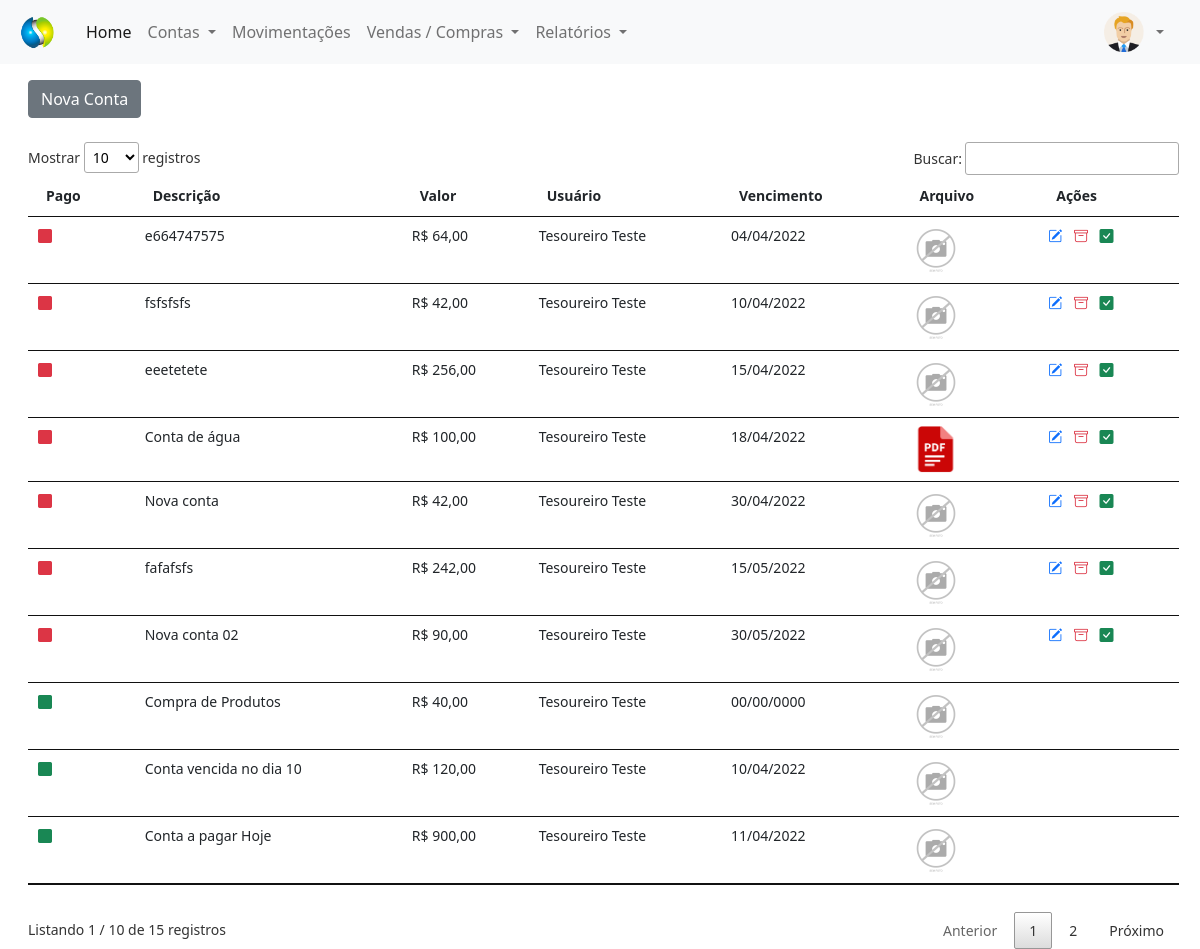
The page /painel-tesoureiro/index.php?pagina=contas_pagar (signed in) on the database as committed earlier.
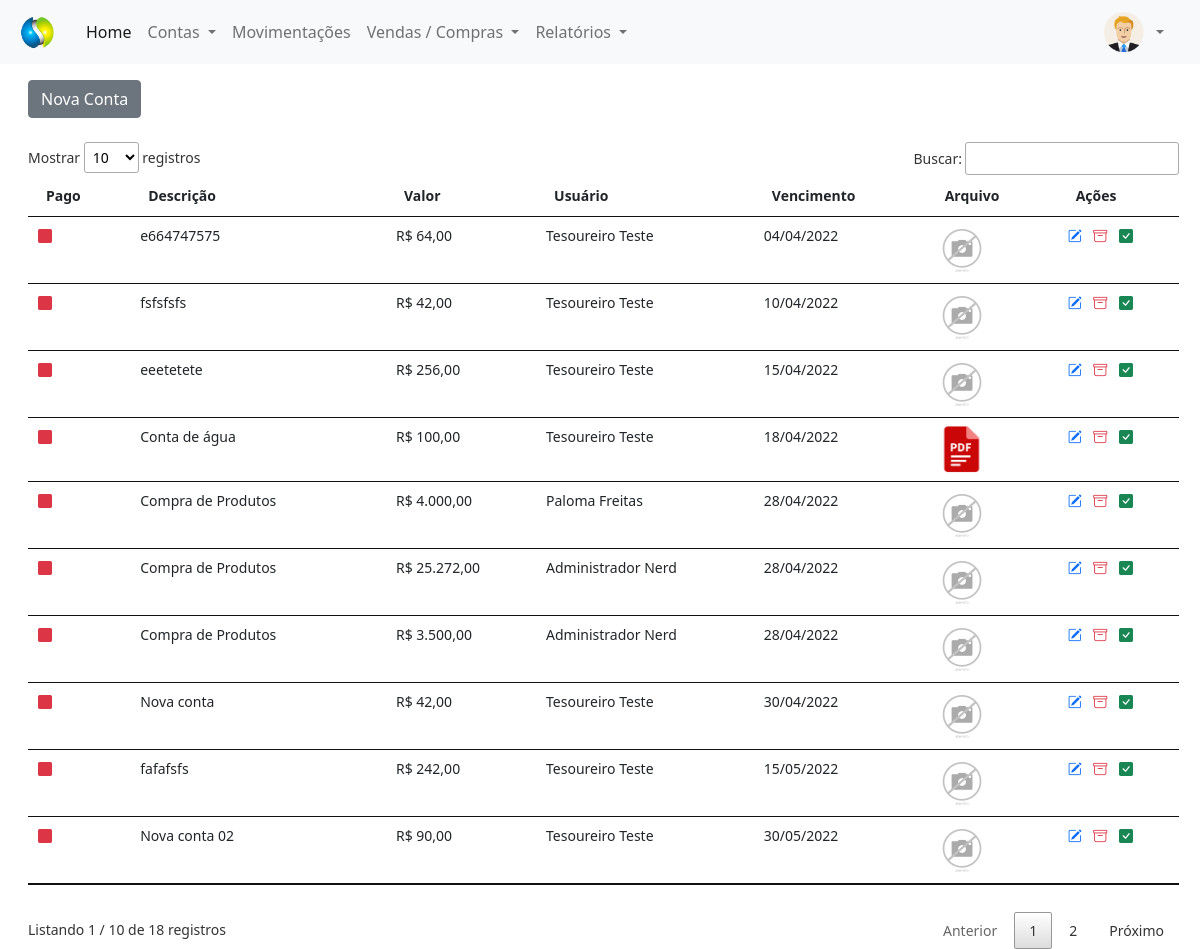
The same page on the database as committed later.
### tables this page shows
CREATE TABLE `contas_pagar` (
  `id` int(11) NOT NULL,
  `descricao` varchar(100) NOT NULL,
  `valor` decimal(8,2) NOT NULL,
  `usuario` int(11) NOT NULL,
  `pago` varchar(5) NOT NULL,
  `data` date NOT NULL,
  `vencimento` date NOT NULL,
  `arquivo` varchar(150) DEFAULT NULL,
  `id_compra` int(11) NOT NULL
);

CREATE TABLE `usuarios` (
  `id` int(11) NOT NULL,
  `nome` varchar(80) NOT NULL,
  `email` varchar(80) NOT NULL,
  `cpf` varchar(15) NOT NULL,
  `senha` varchar(20) NOT NULL,
  `nivel` varchar(20) NOT NULL
);

### painel-tesoureiro/contas_pagar.php (the view, shortened to what this page needs)
<?php
$pag = 'contas_pagar';
require_once('../conexao.php');
?>
<a href="index.php?pagina=<?php echo $pag ?>&funcao=novo" type="button" class="btn btn-secondary mt-2">Nova Conta</a>
<div class="mt-4" style="margin-right:25px">
    <?php
    $query = $pdo->query("SELECT * from contas_pagar order by pago asc, vencimento asc");
    $res = $query->fetchAll(PDO::FETCH_ASSOC);
    $total_reg = @count($res);
    if ($total_reg > 0) {
    ?>
        <small>
            <table id="usuarios" class="table table-hover my-4" style="width:100%">
                <thead>
                    <tr>
                        <th>Pago</th>
                        <th>Descrição</th>
                        <th>Valor</th>
                        <th>Usuário</th>
                        <th>Vencimento</th>
                        <th>Arquivo</th>
                        <th>Ações</th>
                    </tr>
                </thead>
                <tbody>
                    <?php
                    for ($i = 0; $i < $total_reg; $i++) {
                        $id_usu = $res[$i]['usuario'];
                        $query2 = $pdo->query("SELECT * from usuarios where id = '$id_usu'");
                        $res2 = $query2->fetchAll(PDO::FETCH_ASSOC);
                        $nome_usu = $res2[0]['nome'];
                        $vencimento = $res[$i]['vencimento'];
                        if ($res[$i]['pago'] == 'Sim') {
                            $classe = 'text-success';
                        } else {
                            $classe = 'text-danger';
                        }
                        $extensao = strchr($res[$i]['arquivo'], '.');
                        if ($extensao == '.pdf') {
                            $arquivo_pasta = 'pdf.png';
                        } else {
                            $arquivo_pasta = $res[$i]['arquivo'];
                        }
                    ?>
                        <tr>
                            <td>
                                <i class="bi bi-square-fill <?php echo $classe; ?>"></i>
                            </td>
                            <td>
                                <?php echo $res[$i]['descricao']; ?>
                            </td>
                            <td>
                                R$ <?php echo number_format($res[$i]['valor'], 2, ',', '.'); ?>
                            </td>
                            <td><?php echo $nome_usu ?></td>
                            <td>
                                <?php echo implode('/', array_reverse(explode('-', $vencimento)));
                                ?>
                            </td>
                            <td>
                                <a href="../img/<?php echo $pag ?>/<?php echo $res[$i]['arquivo'] ?>" type="button" title="Ver Arquivo" style="text-decoration: none" target="_blank">
                                    <img src="../img/<?php echo $pag ?>/<?php echo $arquivo_pasta ?>" width="50px">
                                </a>
                            </td>
                            <td>
                                <?php
                                if ($res[$i]['pago'] != 'Sim') {
                                ?>
                                    <a href="index.php?pagina=<?php echo $pag ?>&funcao=editar&id=<?php echo $res[$i]['id'] ?>" title="Editar Registro" style="text-decoration: none">
                                        <i class="bi bi-pencil-square text-primary me-2"></i>
                                    </a>
                                    <a href="index.php?pagina=<?php echo $pag ?>&funcao=deletar&id=<?php echo $res[$i]['id']; ?>" title="Excluir Registro" style="text-decoration: none">
                                        <i class="bi bi-archive text-danger me-2"></i>
                                    </a>
                                    <a href="index.php?pagina=<?php echo $pag ?>&funcao=baixar&id=<?php echo $res[$i]['id']; ?>" title="Baixar Registro">
                                        <i class="bi bi-check-square-fill text-success me-2" style="text-decoration: none"></i>
                                    </a>
                                <?php } ?>
                            </td>
                        </tr>
                    <?php }
                    ?>
                </tbody>
            </table>
        </small>
    <?php } else {
        echo "Não existem dados para serem exibidos!";
    } ?>
</div>

Rows that differ between the two databases and show on the page:
no longer on this page (row unchanged): contas_pagar: descricao "Compra de Produtos", valor "40,00", usuarios.nome "Tesoureiro Teste", vencimento "00/00/0000", arquivo (picture)
no longer on this page (row unchanged): contas_pagar: descricao "Conta vencida no dia 10", valor "120,00", usuarios.nome "Tesoureiro Teste", vencimento "10/04/2022", arquivo (picture)
no longer on this page (row unchanged): contas_pagar: descricao "Conta a pagar Hoje", valor "900,00", usuarios.nome "Tesoureiro Teste", vencimento "11/04/2022", arquivo (picture)
added contas_pagar: descricao "Compra de Produtos", valor "4.000,00", usuarios.nome "Paloma Freitas", vencimento "28/04/2022", arquivo (picture)
added contas_pagar: descricao "Compra de Produtos", valor "25.272,00", usuarios.nome "Administrador Nerd", vencimento "28/04/2022", arquivo (picture)
added contas_pagar: descricao "Compra de Produtos", valor "3.500,00", usuarios.nome "Administrador Nerd", vencimento "28/04/2022", arquivo (picture)
Other text that changed with them:
text written by a page script: "Mostrar registros Buscar: Listando 1 / 10 de 15 registros Anterior 1 2 Próximo" → "Mostrar registros Buscar: Listando 1 / 10 de 18 registros Anterior 1 2 Próximo"
